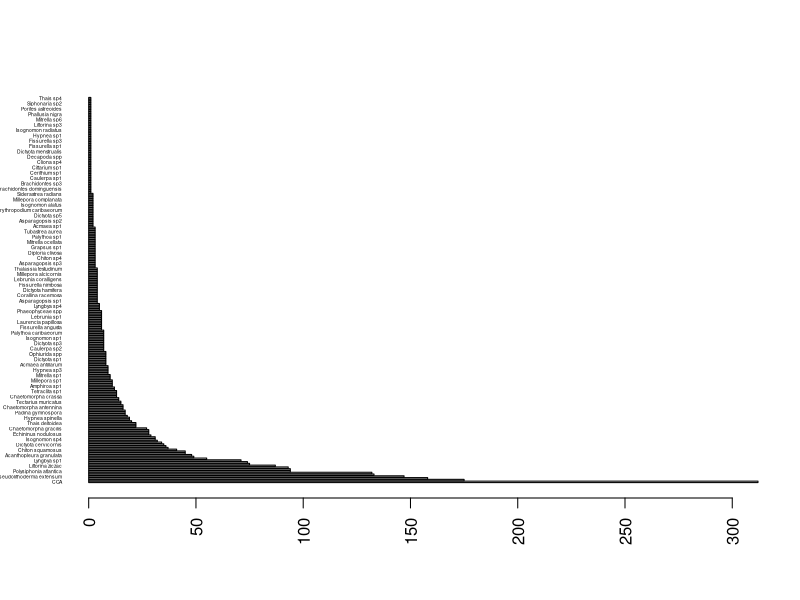
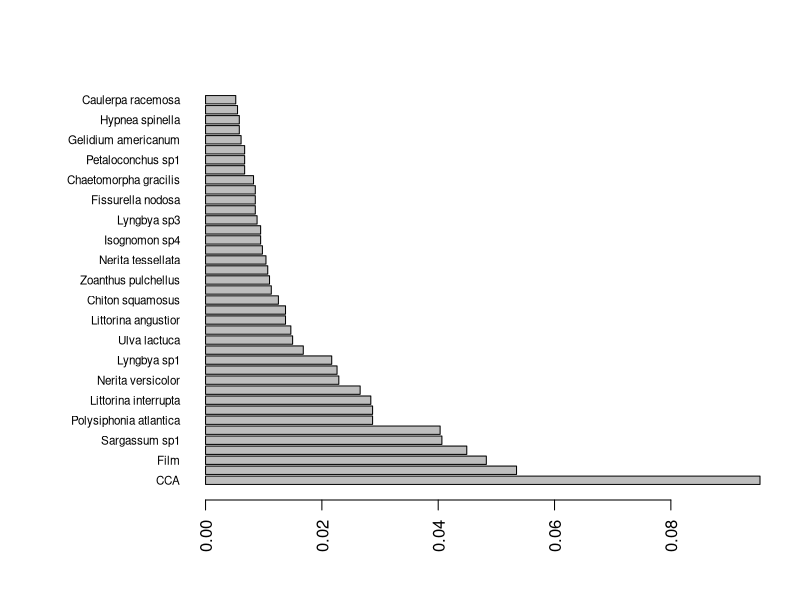

Write R code to recreate these figures, in order.
## ---- chunk 1
knitr::opts_chunk$set(echo = TRUE)
## ---- chunk 2
library(tidyr)
library(readr)  ## this one is better for reading the wide-table

## I'll use Venezuela as case study here
## read the data
VEN <- read_csv("data/SARCE/Venezuela.csv")

## see the tablel dimensions
dim(VEN)

## ---- chunk 3

VEN.long = gather(VEN, key=scientificName, value=occurrence, 3:1113)

## look at the structure
str(VEN.long)
## ---- chunk 4

## remote the lines with occurrence == NA
VEN.long = VEN.long[!is.na(VEN.long$occurrence),]

## remote the lines with taxa "abiotic"
VEN.long = VEN.long[VEN.long$scientificName!="Abiota",]

## replace the underscore in the taxon name by a space
VEN.long$scientificName = gsub("_", " ", VEN.long$scientificName)


## ---- chunk 5
taxa = unique(VEN.long$scientificName)
print(taxa)

## save it in a text file
writeLines(unique(VEN.long$scientificName), con="data/SARCE/VEN_taxa.csv")

## ---- chunk 6

## first make a table of frequencies
taxafreq = table(VEN.long$scientificName)

## make a basic horizontal barplot
barplot(sort(taxafreq, decreasing = T), las=2, cex.names=0.3, horiz = T)

## ---- chunk 7
## Make a table of proportions
taxafreq.prop = prop.table(taxafreq)

## convert the table into a data frame 
taxafrec.df = as.data.frame(taxafreq.prop)

## sort the table by proportion (descending)
taxafrec.df = taxafrec.df[order(taxafrec.df$Freq, decreasing = T),]

## add the accum freq
taxafrec.df$Freq.accum = cumsum(taxafrec.df$Freq)

## plot the taxa for 75% of all occurrences
## first look at the indices of the taxa accummulats up to 75% and pick the first index
limit75 = which(taxafrec.df$Freq.accum>0.75)[1]

## do the plot with the reduced data frame
## note that this time we will be plotting a data frame not a table like the previous plot
## change the margins to accomodate long labels
par(mar=c(5,10,4,2))
## make the plot
barplot(taxafrec.df$Freq[1:limit75], names.arg = taxafrec.df$Var1[1:limit75],  las=2, cex.names=0.7, horiz = T)

